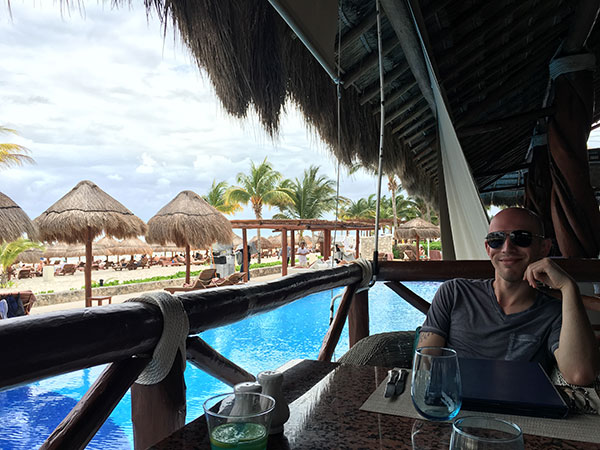
#> input picture Posts-2016/010-transparent-overaly/mexico.jpg, 600 x 450 px
$ python overlay.py
#> lines starting #> are read from the running program, lines starting #| are printed output that depends on the picture
# USAGE
# python overlay.py

# import the necessary packages
from __future__ import print_function
import numpy as np
import cv2

# load the image
image = cv2.imread("mexico.jpg")
#> image is the input picture: shape (450, 600, 3); mean B, G, R 105.9, 105.1, 99.5

# loop over the alpha transparency values
for alpha in np.arange(0, 1.1, 0.1)[::-1]:
	# create two copies of the original image -- one for
	# the overlay and one for the final output image
	overlay = image.copy()
	output = image.copy()

	# draw a red rectangle surrounding Adrian in the image
	# along with the text "PyImageSearch" at the top-left
	# corner
	cv2.rectangle(overlay, (420, 205), (595, 385),
		(0, 0, 255), -1)
	cv2.putText(overlay, "PyImageSearch: alpha={}".format(alpha),
		(10, 30), cv2.FONT_HERSHEY_SIMPLEX, 1.0, (0, 0, 255), 3)

	# apply the overlay
	cv2.addWeighted(overlay, alpha, output, 1 - alpha,
		0, output)

	# show the output image
	print("alpha={}, beta={}".format(alpha, 1 - alpha))
	cv2.imshow("Output", output)
	cv2.waitKey(0)
#> this loop made 11 passes
#> pass 1, `cv2.imshow("Output", output)`:
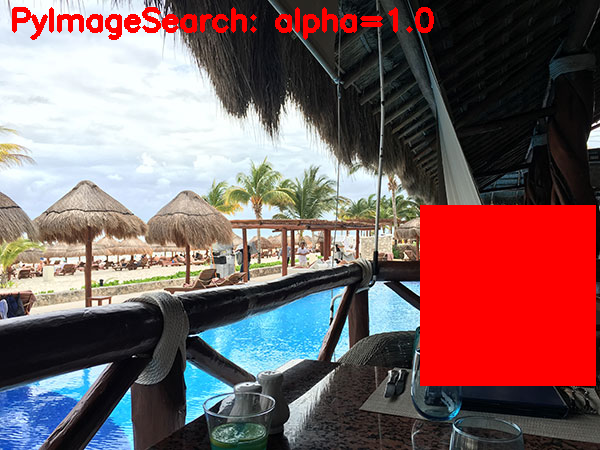
#> window 'Output': shape (450, 600, 3); mean B, G, R 97.5, 96.6, 125.3
#> pass 2, `cv2.imshow("Output", output)`:
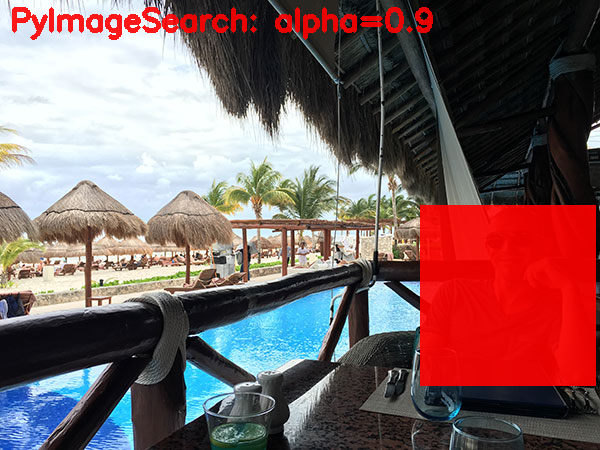
#> window 'Output': shape (450, 600, 3); mean B, G, R 98.3, 97.5, 122.8
